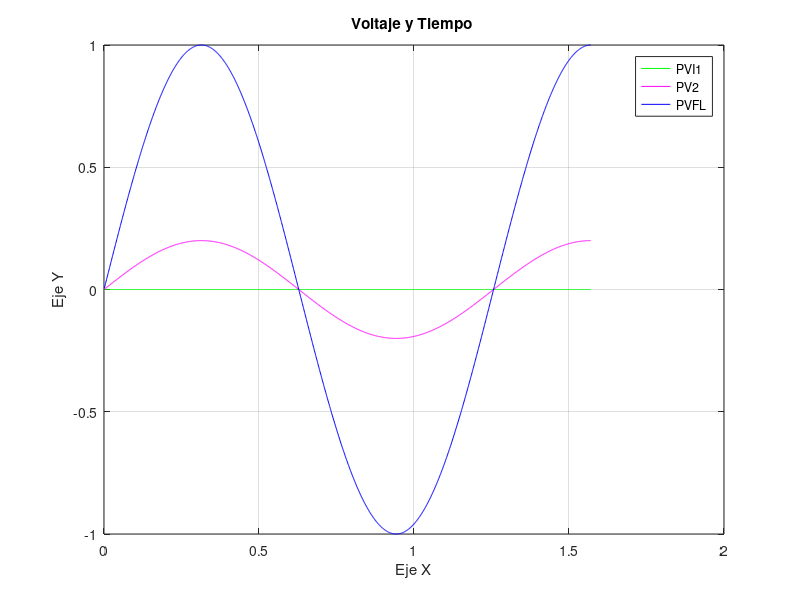

Recreate this plot in MATLAB.
datos1=load('shotingmethodD1.dat');
datos2=load('shotingmethodD2.dat');
datos3=load('solucion.dat');

% Extraer columnas
abscisa1=datos1(:,1);
ordenada11=datos1(:,2);
ordenada21=datos2(:,2) ;
ordenada31=datos3(:,2);



plot(abscisa1,ordenada11,'g')
hold on;
plot(abscisa1,ordenada21,'m')
hold on;
plot(abscisa1,ordenada31,'b')
xlabel('Eje X');
ylabel('Eje Y');
title('Voltaje y Tiempo ');
grid on;

legend('PVI1','PV2','PVFL');

% Opcional: Guardar la gráfica
print -dpng grafica.png;